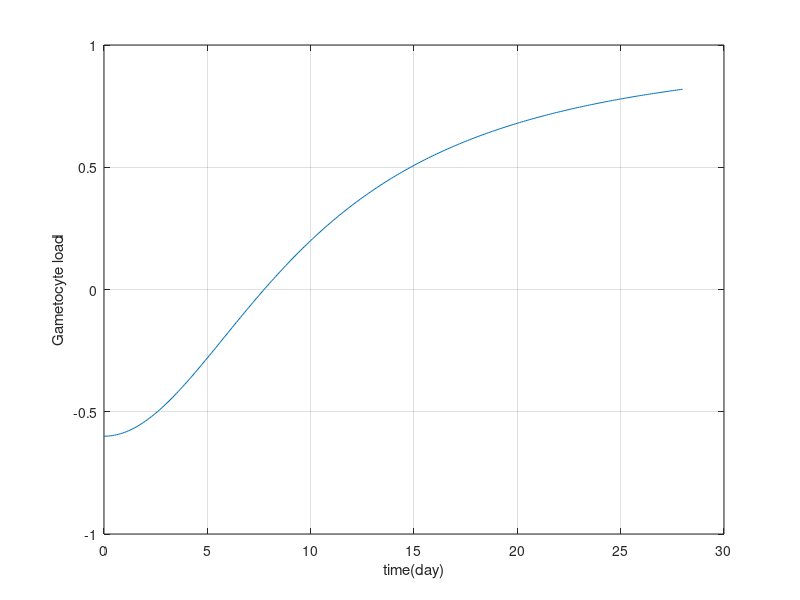

This chart was generated by the following MATLAB code:
n = 2;
k = 10;
o = 0.6;
Gmax = 1;

x = 0:0.1:28;
G = (x.^n ./ (x.^n + k.^n) - o/(1+o)) * (1+o) * Gmax;

figure
semilogy(x, G)
plot(x, G)
xlabel('time(day)')
ylabel('Gametocyte load')
grid on